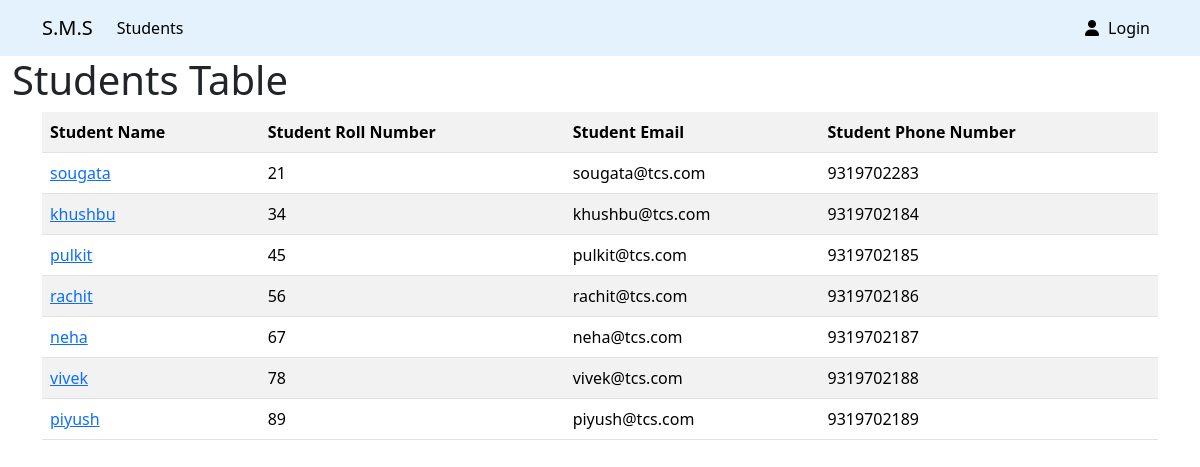
The page /view.php on the database its author committed.
### tables this page shows
CREATE TABLE `students` (
  `id` int NOT NULL AUTO_INCREMENT,
  `name` varchar(128) DEFAULT NULL,
  `roll_no` int DEFAULT NULL,
  `phone_number` text,
  `email` text,
  `username` text,
  `password` text,
  `img` text,
  PRIMARY KEY (`id`)
);

### view.php (the view, shortened to what this page needs)
<?php
$conn = getDB();
$sql_query = "SELECT * FROM students";
$result = mysqli_query($conn, $sql_query);
$rows = mysqli_fetch_all($result, MYSQLI_ASSOC);
?>
<?php require "includes/header.php" ?>
<div>
    <h1 class="student-table-txt">Students Table</h1>
</div>
<div class="container">
    <?php if (empty($rows)) : ?>
        <h1>Add Some Students</h1>
    <?php else : ?>
        <table class="table table-striped">
            <tr>
                <th>Student Name</th>
                <th>Student Roll Number</th>
                <th>Student Email</th>
                <th>Student Phone Number</th>
            </tr>
            <?php foreach ($rows as $row) : ?>
                <tr>
                    <td><a href="profile.php?id=<?php echo $row["id"] ?>"><?php echo $row["name"] ?></a></td>
                    <td><?php echo $row["roll_no"] ?></td>
                    <td><?php echo $row["email"] ?></td>
                    <td><?php echo $row["phone_number"] ?></td>
                </tr>
            <?php endforeach; ?>
        </table>
    <?php endif; ?>
</div>
<?php require "includes/footer.php" ?>

### includes/header.php (shortened to what this page needs)
<?php
function get_page_link($page)
{
    return isset($_SESSION["name"]) ? $page : "login.php";
}
?>
<!doctype html>
<html lang="en">
<head>
    <link rel="stylesheet" href="https://cdnjs.cloudflare.com/ajax/libs/font-awesome/6.4.0/css/all.min.css" />
    <link href="https://cdn.jsdelivr.net/npm/bootstrap@5.3.1/dist/css/bootstrap.min.css" rel="stylesheet">
    <link rel="stylesheet" href="styles/style.css">
</head>
<body>
    <nav class="navbar navbar-expand-lg" style="background-color: #e3f2fd;">
        <div class="container">
            <a class="navbar-brand" href="/S.M.S">S.M.S</a>
            <div class="collapse navbar-collapse" id="navbarSupportedContent">
                <ul class="navbar-nav me-auto mb-2 mb-lg-0">
                    <li class="nav-item">
                        <a class="nav-link active" aria-current="page" href="/S.M.S/<?php echo get_page_link("view.php") ?>">Students</a>
                    </li>
                </ul>
                <ul class="navbar-nav ms-auto mb-2 mb-lg-0">
                    <?php if (!isset($_SESSION['name'])) : ?>
                        <li class="nav-item">
                            <a class="nav-link active" aria-current="page" href="/S.M.S/login.php"><i class="fa-solid fa-user"></i> Login</a>
                        </li>
                    <?php endif; ?>
                </ul>
            </div>
        </div>
    </nav>
    <div class="container-fluid">

### includes/footer.php (shortened to what this page needs)
</div>
</body>
</html>

### styles/style.css (style rules this page uses)
.fa-user { margin-right: 5px; }
li { list-style-type: none; }

### rows shown on the page
students: name "sougata", roll_no "21", email "sougata@tcs.com", phone_number "9319702283"
students: name "khushbu", roll_no "34", email "khushbu@tcs.com", phone_number "9319702184"
students: name "pulkit", roll_no "45", email "pulkit@tcs.com", phone_number "9319702185"
students: name "rachit", roll_no "56", email "rachit@tcs.com", phone_number "9319702186"
students: name "neha", roll_no "67", email "neha@tcs.com", phone_number "9319702187"
students: name "vivek", roll_no "78", email "vivek@tcs.com", phone_number "9319702188"
students: name "piyush", roll_no "89", email "piyush@tcs.com", phone_number "9319702189"
